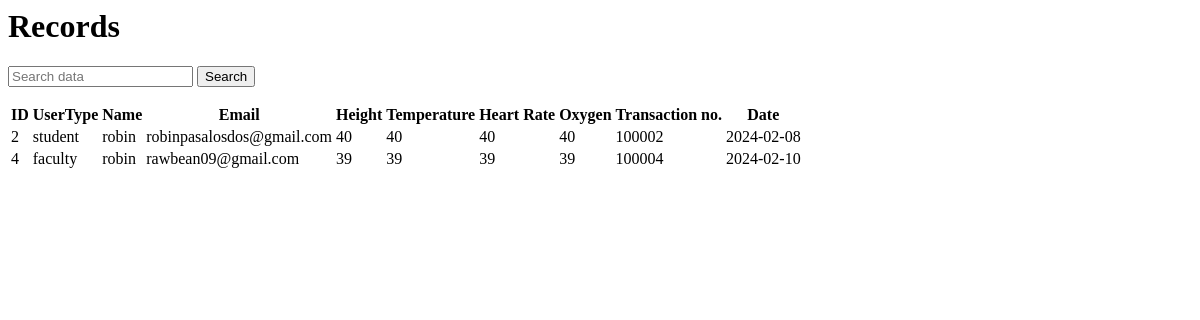
/pages/admin/records.php, run on an earlier commit of the app's database.
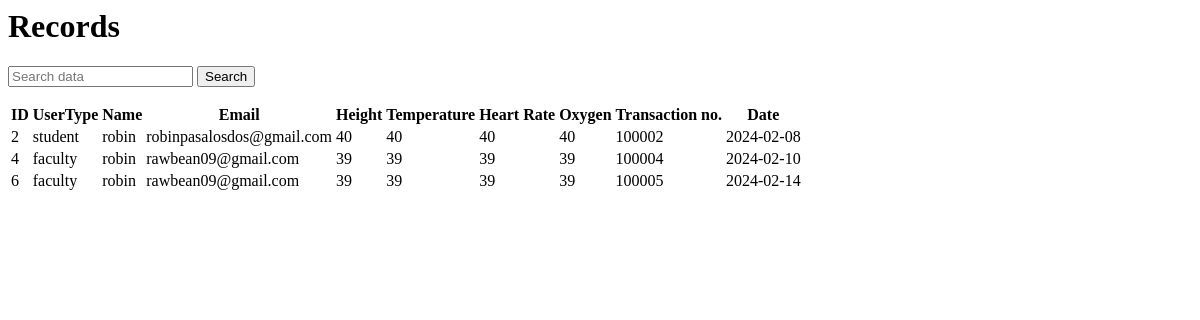
And on a later commit of the database.
### tables this page shows
CREATE TABLE `records` (
  `id` int(11) NOT NULL,
  `user_id` int(11) NOT NULL,
  `user_type` varchar(50) NOT NULL,
  `name` varchar(50) NOT NULL,
  `email` varchar(50) NOT NULL,
  `height` varchar(50) NOT NULL,
  `weight` varchar(50) NOT NULL,
  `bmi` varchar(50) NOT NULL,
  `temp` varchar(50) NOT NULL,
  `heart_rate` varchar(50) NOT NULL,
  `oxygen` varchar(50) NOT NULL,
  `transaction_no` int(11) NOT NULL,
  `assessment_status` int(11) NOT NULL,
  `date_created` date NOT NULL DEFAULT current_timestamp(),
  `created_timestamp` datetime NOT NULL DEFAULT current_timestamp()
);

### pages/admin/records.php (the view, shortened to what this page needs)
<head>
</head>
<div class="records-table">
    <h1>Records</h1>
    <form action="<?php echo htmlspecialchars($_SERVER["PHP_SELF"]); ?>" method="GET">
        <input type="text" name="search" value="<?php if(isset($_GET['search'])){echo $_GET['search']; } ?>" placeholder="Search data">
        <button type="submit">Search</button>
    </form>
    <table>
        <thead>
            <tr>
                <th>ID</th>
                <th>UserType</th>
                <th>Name</th>
                <th>Email</th>
                <th>Height</th>
                <th>Temperature</th>
                <th>Heart Rate</th>
                <th>Oxygen</th>
                <th>Transaction no.</th>
                <th>Date</th>
            </tr>
        </thead>
        <tbody>
            <?php
                include('../pupclinic/php/db_connect.php');
                    $filtervalues = $_GET['search'];
                    if($_GET['search'] == ""){
                        $query = "SELECT * FROM records";
                    }else{
                        $query = "SELECT * FROM records WHERE CONCAT(user_type,name,email,height,heart_rate,oxygen,transaction_no) LIKE '%$filtervalues%' ";
                    }
                    $query_run = mysqli_query($conn, $query);
                    if(mysqli_num_rows($query_run) > 0)
                    {
                        foreach($query_run as $items)
                        {
                            ?>
                            <tr>
                                <td><?= $items['id']; ?></td>
                                <td><?= $items['user_type']; ?></td>
                                <td><?= $items['name']; ?></td>
                                <td><?= $items['email']; ?></td>
                                <td><?= $items['height']; ?></td>
                                <td><?= $items['temp']; ?></td>
                                <td><?= $items['heart_rate']; ?></td>
                                <td><?= $items['oxygen']; ?></td>
                                <td><?= $items['transaction_no']; ?></td>
                                <td><?= $items['date_created']; ?></td>
                            </tr>
                            <?php
                        }
                    }
                    else
                    {
                        ?>
                            <tr>
                                <td>No Record Found</td>
                            </tr>
                        <?php
                    }
            ?>
        </tbody>
    </table>
</div>

What changed in the data, as far as the page shows it:
added records: id "6", user_type "faculty", name "robin", email "rawbean09@gmail.com", height "39", temp "39", heart_rate "39", oxygen "39", transaction_no "100005", date_created "2024-02-14"
